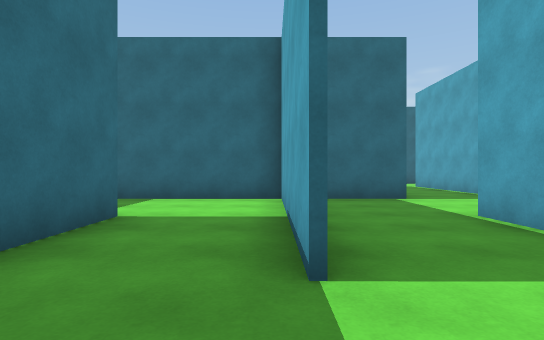
view 1 (above)

24 first-person views from a walk through a 3-D level made in the Unity game engine. The camera is 1.2 m above the floor, looks level and sees 80° across. The floor is counted in squares, 2 m on a side. Each view is taken from the middle of a square. On the plan, view 1 faces up. The plan holds only what a view shows up to about 10 squares ahead; the rest is blank. The player is left out. Surface patterns are stand-ins for the level's own textures.

view 2
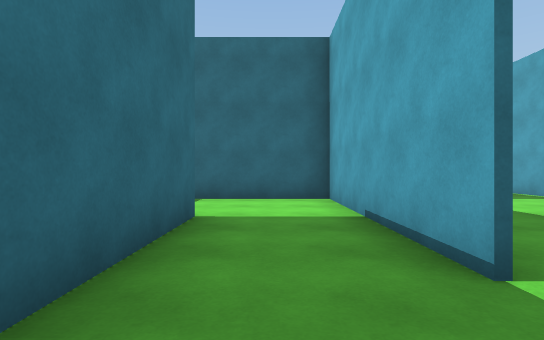

view 3
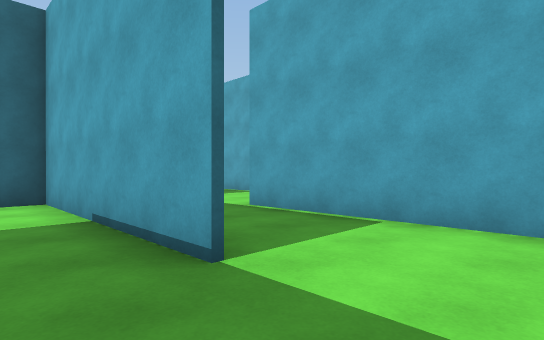

view 4
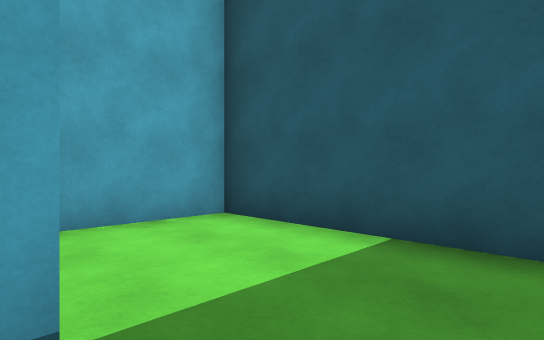

view 5
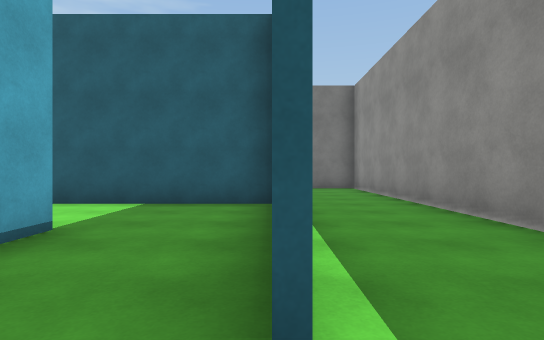

view 6
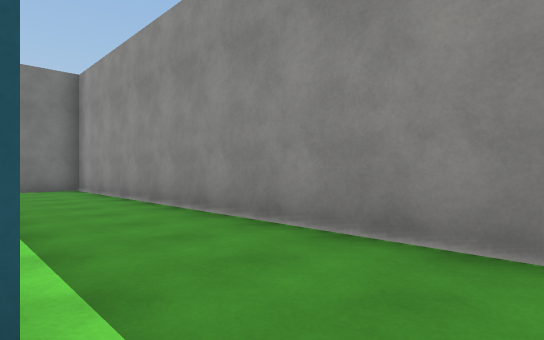

view 7
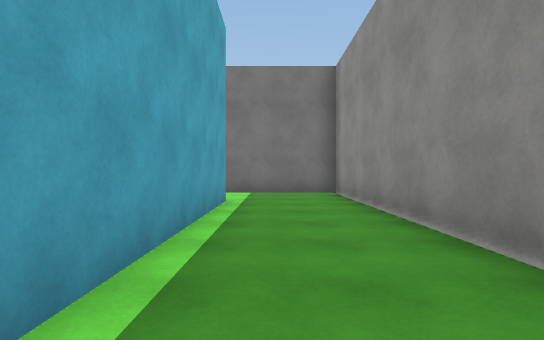

view 8
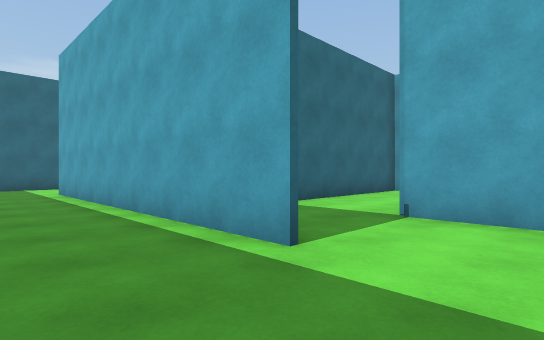

view 9
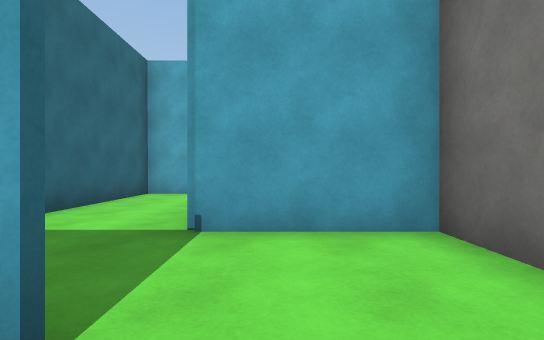

view 10
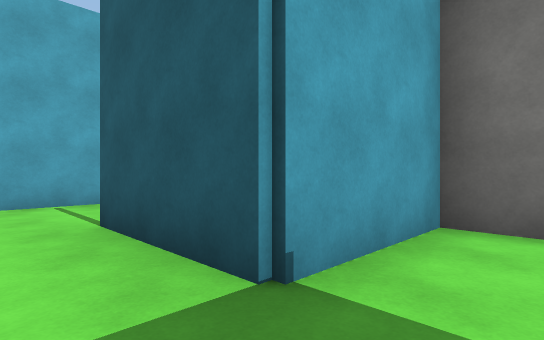

view 11
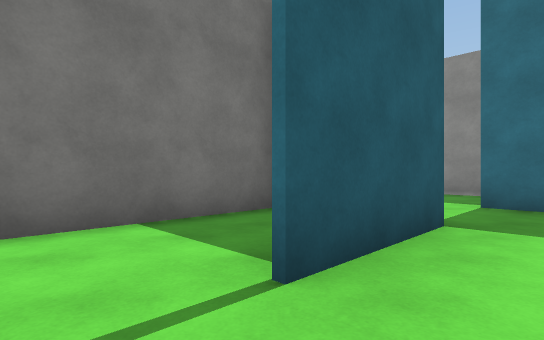

view 12
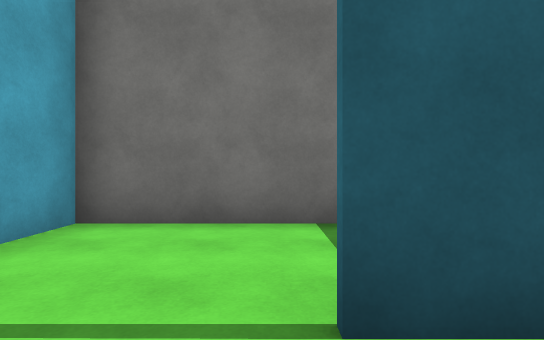

view 13
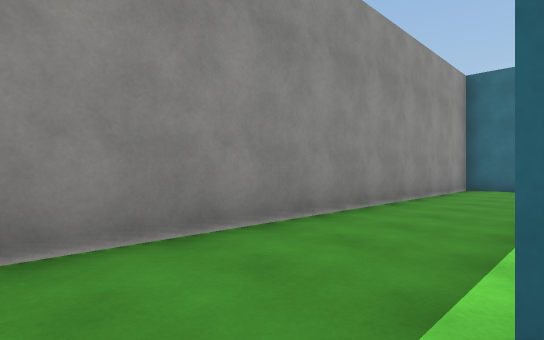

view 14
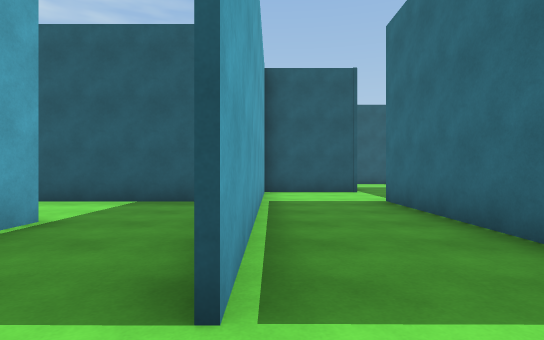

view 15
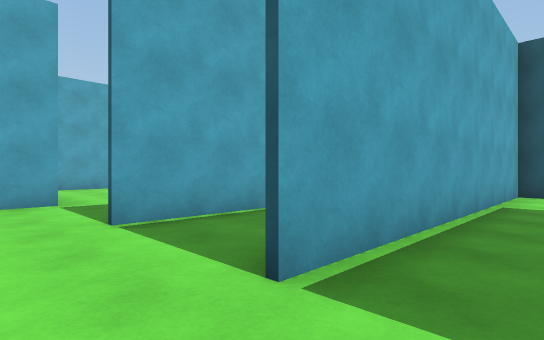

view 16
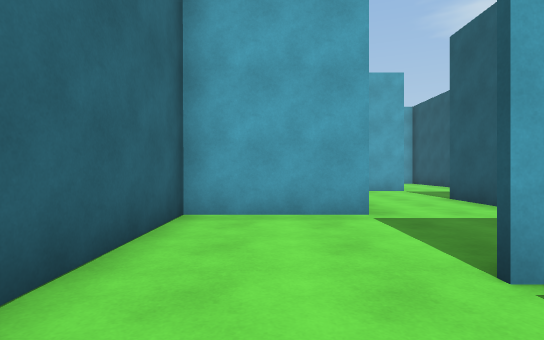

view 17
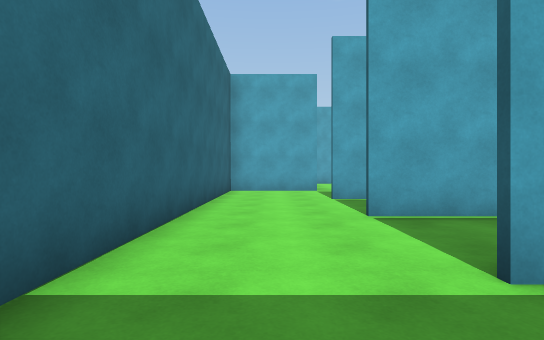

view 18
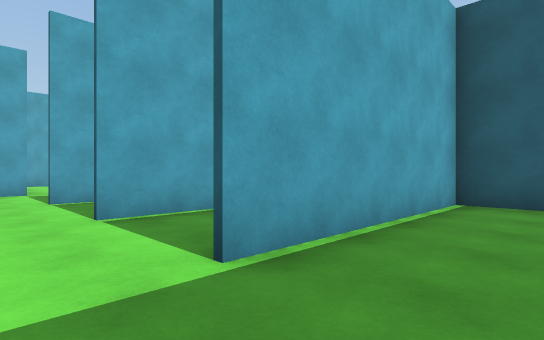

view 19
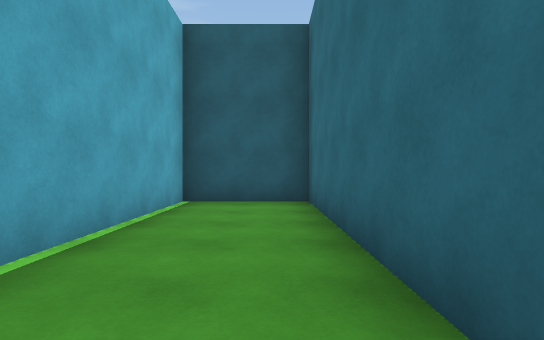

view 20
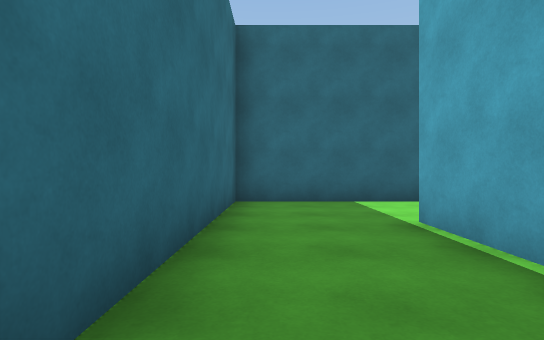

view 21
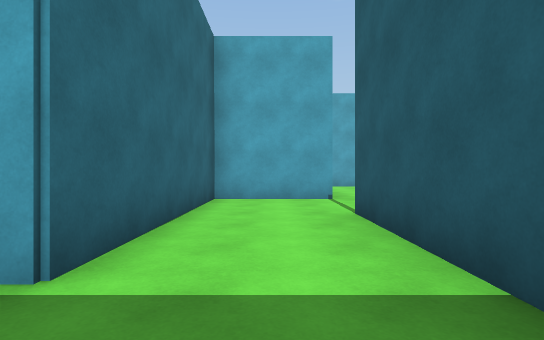

view 22
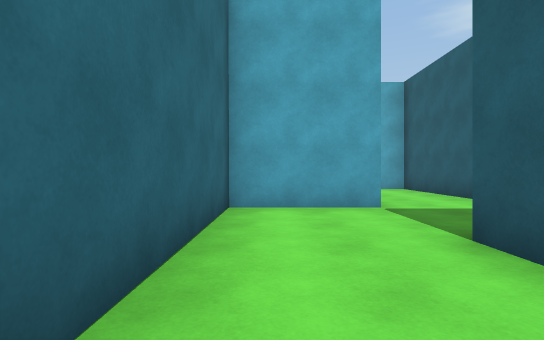

view 23
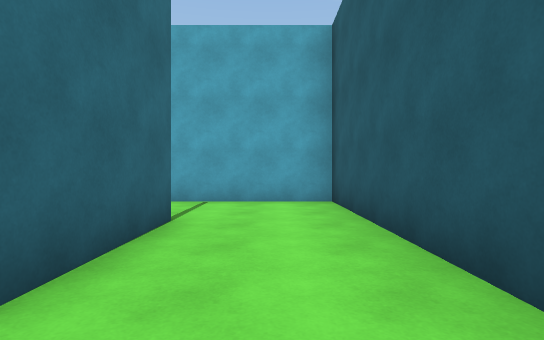

view 24
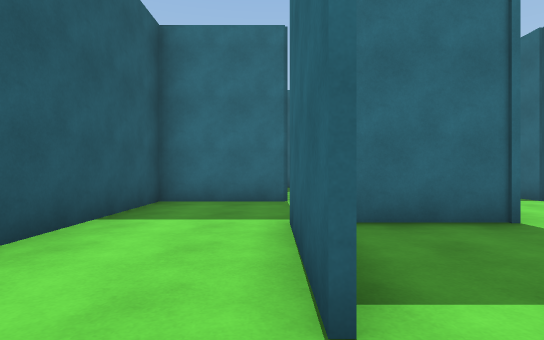

### Floor plan
Points are (right, up) in squares from view 1. A wall is a line through its corners. A room is listed if a view was taken in it or the views show most of it. See-through windows are left out.
Room 1 (view 1)
walls: (-0.5, -0.8) (2.7, -0.8) (2.7, 4.2); (2.8, 6.7) (1.1, 6.7)
ways out: opening at (0, 0.5) to room 2; opening at (3, 5.5) to room 7
Room 2 (views 2, 3, 4, 5, 6)
walls: (-2, 4.2) (-2, 1.1); (0.2, 1.8) (0.2, 6.7); (0.3, 6.7) (-2.5, 6.7); (-2, -0.8) (-0.5, -0.8)
ways out: opening at (0, 0.5) to room 1; opening at (-2, 5.5) to room 3
Room 3 (views 7, 8, 9)
walls: (-2.1, -3.4) (-2.1, 4.2); (-2.5, 6.7) (-4.7, 6.7) (-4.7, -5.6) (-2.5, -5.6)
ways out: opening at (-2, 5.5) to room 2; opening at (-2, -4.5) to room 5
Room 4 (views 10, 11, 12)
walls: (0.2, -3.2) (2.8, -3.2); (5.2, -3.6) (5.2, -0.9) (0.9, -0.9); (-2, -2.5) (-2, -3.4)
ways out: opening at (-1, -3) to room 5; opening at (3.5, -3) to room 11
Room 5 (view 13)
walls: (-2.5, -5.6) (0, -5.6); (0.2, -5.8) (0.2, -3.2)
ways out: opening at (-2, -4.5) to room 3; opening at (-1, -3) to room 4
Room 6 (views 14, 16, 21)
walls: (6.4, 6.8) (10.5, 6.8); (7.6, 14.2) (4.6, 14.2); (12.7, 7.5) (12.7, 9.2) (7.7, 9.2) (7.7, 11.8)
ways out: opening at (5, 12.5) to room 7; opening at (8, 12.5) to room 9; opening at (11.5, 7)
Room 7 (view 15)
walls: (2.8, 10.4) (2.8, 6.7); (2.7, 4.2) (5.2, 4.2) (5.2, 11.8); (4.6, 14.2) (2.6, 14.2)
ways out: opening at (3, 5.5) to room 1; opening at (5, 12.5) to room 6; opening at (3, 12.5) to room 8
Room 8 (views 17, 18, 19, 20)
walls: (2.6, 14.2) (0.3, 14.2) (0.3, 6.7); (0.3, 6.8) (2.7, 6.8) (2.7, 11.8)
ways out: opening at (3, 12.5) to room 7
Room 9 (view 22)
walls: (10.3, 11.6) (10.3, 14.2) (7.6, 14.2); (11.2, 9.3) (12.8, 9.3); (15.2, 9.2) (15.2, 11.7) (10.8, 11.7)
ways out: opening at (8, 12.5) to room 6; opening at (14, 9) to room 10
Room 10 (views 23, 24)
walls: (17.9, 9.2) (15.2, 9.2); (12.8, 9.3) (12.8, 6.8) (20.2, 6.8) (20.2, 10)
ways out: opening at (14, 9) to room 9; opening at (18.5, 9)
Room 11 (no view inside)
walls: (0, -5.6) (5.2, -5.6) (5.2, -3.6)
ways out: opening at (3.5, -3) to room 4

Positions as (right, up) in squares from view 1, and headings:
1: (0, 0), facing up
2: (-1, 0), facing up
3: (-1, 0), facing up-right
4: (-1, 2), facing down-right
5: (-2, 5), facing down
6: (-2, 5), facing down-left
7: (-3, 3), facing down
8: (-4, -5), facing up-right
9: (-3, -4), facing right
10: (-1, -2), facing down-right
11: (4, -2), facing down-left
12: (3, -2), facing down
13: (-2, -4), facing up-left
14: (5, 13), facing down
15: (4, 13), facing down-right
16: (6, 13), facing right
17: (1, 13), facing right
18: (1, 13), facing down-right
19: (1, 13), facing down
20: (1, 8), facing up
21: (6, 8), facing right
22: (10, 11), facing right
23: (14, 8), facing right
24: (19, 9), facing left
